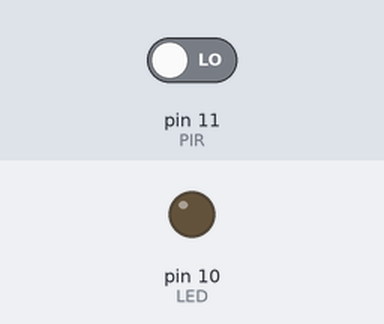
Simulated run of this sketch. Board: Arduino Uno, built with avr-gcc and run on an emulated ATmega328P. Parts: output pins drawn as LEDs (lit = HIGH). The test bench sets the inputs (shaded band); at power-on: pin 11 (PIR) LOW.

Above: at 1.2 s.
1.3 s: pin 11 (PIR) driven HIGH
At 2.5 s:
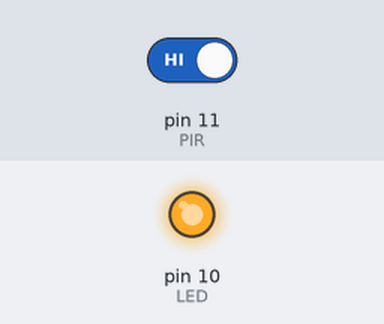
2.8 s: pin 11 (PIR) driven LOW
At 6.7 s:
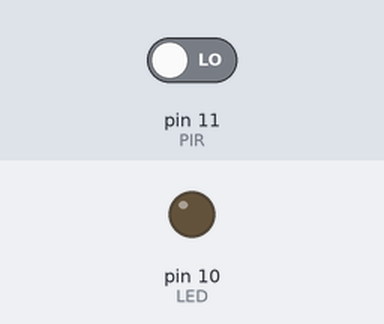
Timing chart, 0 to 8.2 s (numbered marks = the images above; inputs shaded):
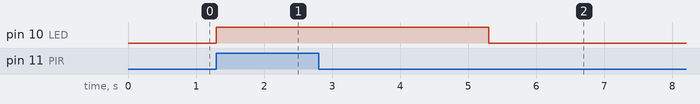

The sketch:

Sensor_PIR.ino
```cpp
 const int PIR = 11;    //Se declara el sensor PIR
 int LED = 10;    //Se declara el LED


void setup() {
pinMode( PIR, INPUT);   //Se declara como entrada el PIR
pinMode(LED,OUTPUT);    //Se declara el led como salida
}

void loop() {
   if (digitalRead(PIR)){   //Si lee algo el PIR
   digitalWrite(LED, HIGH);   //El LED se activa
   delay(4000);   //Por 4 segundos
} else{
  digitalWrite(LED, LOW);   //Si no, se apaga
}
}
```

Measured:
- after the input at 1.3 s, pin 10 (LED): LOW → HIGH at once
- after the input at 2.8 s, pin 10 (LED): HIGH → LOW after 2.5 s
